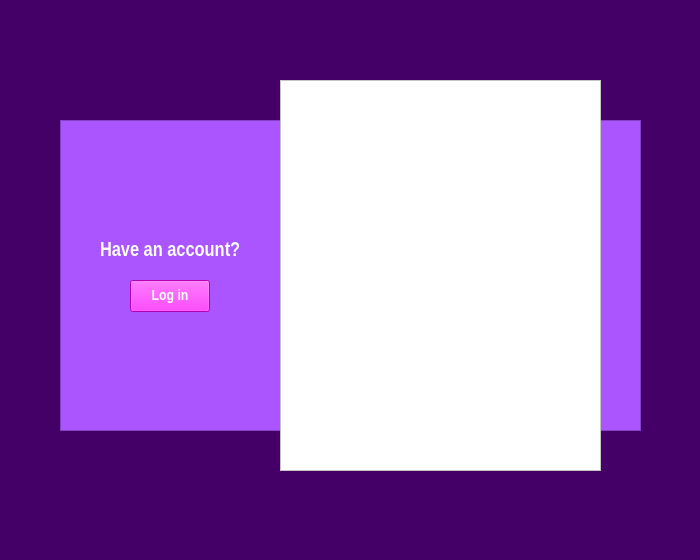
<?xml version="1.0" encoding="UTF-8"?>
<ui version="4.0">
 <class>first_page</class>
 <widget class="QMainWindow" name="first_page">
  <property name="geometry">
   <rect>
    <x>0</x>
    <y>0</y>
    <width>700</width>
    <height>560</height>
   </rect>
  </property>
  <property name="minimumSize">
   <size>
    <width>700</width>
    <height>560</height>
   </size>
  </property>
  <property name="maximumSize">
   <size>
    <width>700</width>
    <height>560</height>
   </size>
  </property>
  <property name="windowTitle">
   <string>first_page</string>
  </property>
  <property name="styleSheet">
   <string notr="true">background-color: rgb(68, 0, 103);</string>
  </property>
  <widget class="QWidget" name="centralwidget">
   <widget class="QTextEdit" name="textEdit">
    <property name="geometry">
     <rect>
      <x>60</x>
      <y>120</y>
      <width>581</width>
      <height>311</height>
     </rect>
    </property>
    <property name="font">
     <font>
      <weight>75</weight>
      <bold>true</bold>
     </font>
    </property>
    <property name="cursor" stdset="0">
     <cursorShape>PointingHandCursor</cursorShape>
    </property>
    <property name="styleSheet">
     <string notr="true">background-color: rgb(170, 85, 255);
border-color: rgb(170, 85, 255);</string>
    </property>
    <property name="readOnly">
     <bool>true</bool>
    </property>
   </widget>
   <widget class="QTextEdit" name="textEdit_2">
    <property name="geometry">
     <rect>
      <x>280</x>
      <y>80</y>
      <width>321</width>
      <height>391</height>
     </rect>
    </property>
    <property name="cursor" stdset="0">
     <cursorShape>PointingHandCursor</cursorShape>
    </property>
    <property name="styleSheet">
     <string notr="true">background-color: rgb(255, 255, 255);</string>
    </property>
    <property name="readOnly">
     <bool>true</bool>
    </property>
   </widget>
   <widget class="QLabel" name="label">
    <property name="geometry">
     <rect>
      <x>100</x>
      <y>230</y>
      <width>141</width>
      <height>41</height>
     </rect>
    </property>
    <property name="font">
     <font>
      <family>Arial Narrow</family>
      <pointsize>15</pointsize>
      <weight>75</weight>
      <bold>true</bold>
     </font>
    </property>
    <property name="styleSheet">
     <string notr="true">background-color: rgb(170, 85, 255);
color: rgb(255, 255, 255);
</string>
    </property>
    <property name="text">
     <string>Have an account?</string>
    </property>
   </widget>
   <widget class="QPushButton" name="pushButton">
    <property name="geometry">
     <rect>
      <x>130</x>
      <y>280</y>
      <width>80</width>
      <height>32</height>
     </rect>
    </property>
    <property name="font">
     <font>
      <family>Arial Narrow</family>
      <pointsize>11</pointsize>
      <weight>75</weight>
      <bold>true</bold>
     </font>
    </property>
    <property name="styleSheet">
     <string notr="true">color: rgb(255, 255, 255);
border-color: rgb(255, 255, 255);
background-color: rgb(255, 0, 255);</string>
    </property>
    <property name="text">
     <string>Log in</string>
    </property>
    <property name="iconSize">
     <size>
      <width>16</width>
      <height>16</height>
     </size>
    </property>
   </widget>
  </widget>
  <widget class="QMenuBar" name="menubar">
   <property name="geometry">
    <rect>
     <x>0</x>
     <y>0</y>
     <width>700</width>
     <height>21</height>
    </rect>
   </property>
  </widget>
  <widget class="QStatusBar" name="statusbar"/>
 </widget>
 <resources/>
 <connections/>
</ui>
